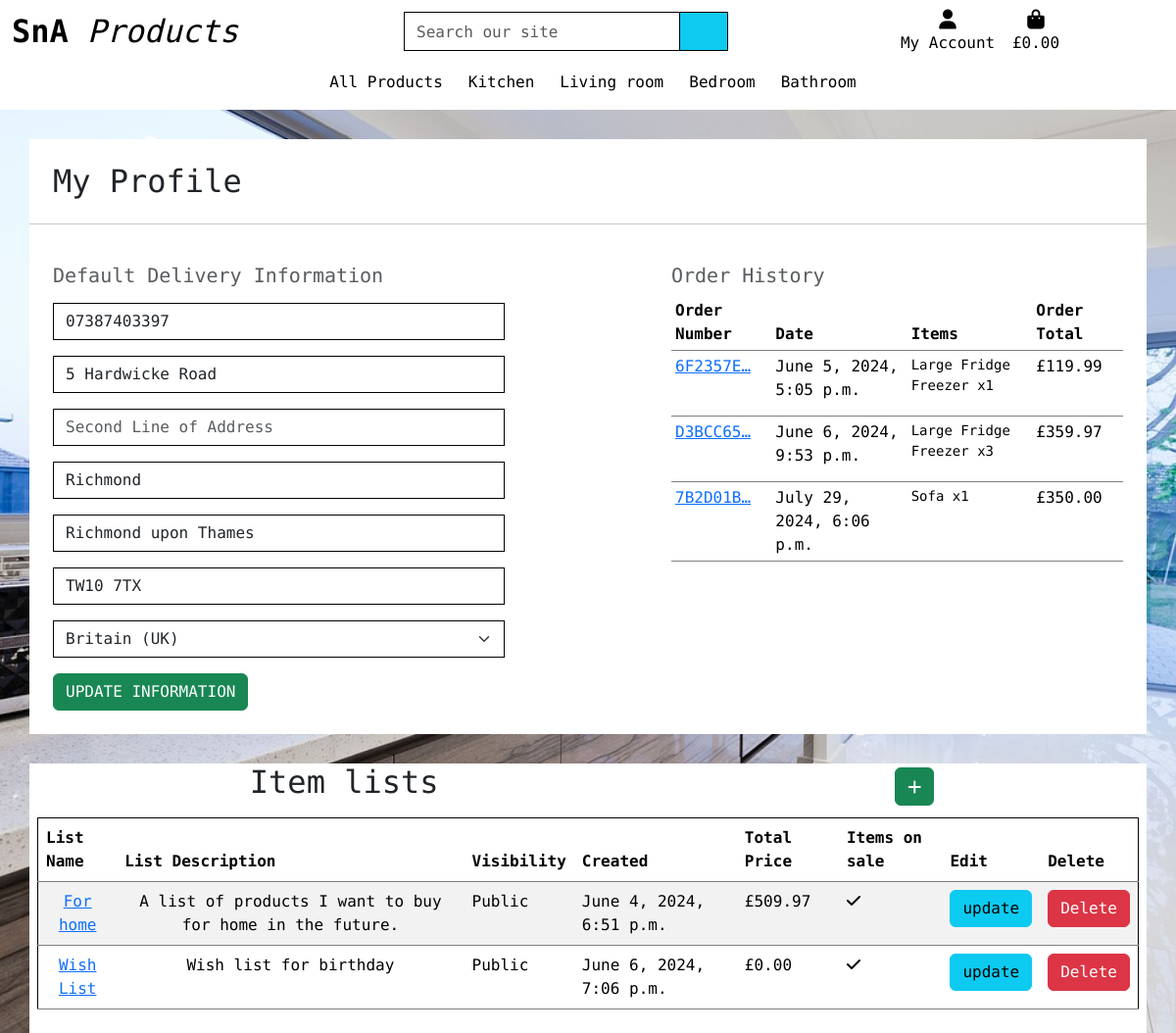
Screenshot of /profile/ (signed in) with the database file from the repository.
### profiles/models.py (models this page shows, shortened)
class UserProfile(models.Model):
    user = models.OneToOneField(User, on_delete=models.CASCADE)
    default_phone_number = models.CharField(max_length=20, null=True, blank=True)
    default_first_line_address = models.CharField(max_length=80, null=True, blank=True)
    default_second_line_address = models.CharField(max_length=80, null=True, blank=True)
    default_town_or_city = models.CharField(max_length=40, null=True, blank=True)
    default_county = models.CharField(max_length=80, null=True, blank=True)
    default_postcode = models.CharField(max_length=20, null=True, blank=True)
    default_country = CountryField(blank_label='Country', null=True, blank=True)

### checkout/models.py (models this page shows, shortened)
class Order(models.Model):
    order_number = models.CharField(max_length=32, null=False, editable=False)
    first_name = models.CharField(max_length=50, null=False, blank=False)
    last_name = models.CharField(max_length=50, null=False, blank=False)
    email = models.EmailField(max_length=254, null=False, blank=False)
    phone_number = models.CharField(max_length=20, null=False, blank=False)
    country = CountryField(blank_label="(select country)")
    first_line_address = models.CharField(max_length=80, null=False, blank=False)
    second_line_address = models.CharField(max_length=80, null=True, blank=True)
    town_or_city = models.CharField(max_length=40, null=False, blank=False)
    county = models.CharField(max_length=80, null=True, blank=True)
    postcode = models.CharField(max_length=20)
    date = models.DateTimeField(auto_now_add=True)
    delivery_cost = models.DecimalField(max_digits=6, decimal_places=2, null=False, default=0)
    order_total = models.DecimalField(max_digits=10, decimal_places=2, null=False, default=0)
    grand_total = models.DecimalField(max_digits=10, decimal_places=2, null=False, default=0)
    original_cart = models.TextField(null=False, blank=False, default='')
    stripe_pid = models.CharField(max_length=254, null=False, blank=False, default='')
    user_profile = models.ForeignKey(UserProfile, on_delete=models.SET_NULL,
                                     null=True, blank=True, related_name='orders')

class OrderLineItem(models.Model):
    order = models.ForeignKey(Order, null=False, blank=False, on_delete=models.CASCADE, related_name='lineitems')
    product = models.ForeignKey(Product, null=False, blank=False, on_delete=models.CASCADE)
    product_size = models.CharField(max_length=2, null=True, blank=True)  # XS, S, M, L, XL
    quantity = models.IntegerField(null=False, blank=False, default=0)
    lineitem_total = models.DecimalField(max_digits=6, decimal_places=2, null=False, blank=False, editable=False)

### products/models.py (models this page shows, shortened)
class Product(models.Model):
    category = models.ForeignKey('Category', limit_choices_to={'type': 1},  null=True, blank=True,
                                 on_delete=models.SET_NULL, default=18)
    sku = models.CharField(max_length=254, unique=True, editable=False)
    name = models.CharField(max_length=254)
    description = models.TextField()
    price = models.DecimalField(max_digits=6, decimal_places=2)
    rating = models.DecimalField(max_digits=6, decimal_places=2, null=True, blank=True)
    image = CloudinaryField('image', default='placeholder')
    has_sizes = models.BooleanField(null=True, blank=True, default=False)

### saved_products/models.py (models this page shows, shortened)
class SavedProductsList(models.Model):
    user = models.ForeignKey(UserProfile, on_delete=models.CASCADE, related_name='saved_items_list')
    name = models.CharField(max_length=100)
    description = models.TextField()
    visible = models.BooleanField(default=False)
    created_at = models.DateTimeField(auto_now_add=True)
    price_total = models.DecimalField(max_digits=10, decimal_places=2, default=0)
    item_on_sale = models.BooleanField(default=False)

### profiles/views.py (the view)
# urls.py: path('', views.profile_view, name="profile"),
@login_required
def profile_view(request):
    profile = get_object_or_404(UserProfile, user=request.user)
    if request.method == 'POST':
        form = UserProfileForm(request.POST, instance=profile)
        if form.is_valid():
            form.save()
            messages.success(request, 'Profile updated successfully')
        else:
            messages.error(request, 'Profile update failed. Please ensure the form is valid.')
    else:
        form = UserProfileForm(instance=profile)
    orders = profile.orders.all()
    saved_items_list = profile.saved_items_list.all()
    context = {
        'form': form,
        'orders': orders,
        'profile': profile,
        'on_profile_page': True,
        'saved_items_list': saved_items_list
    }
    return render(request, 'profiles/profile.html', context)

### profiles/forms.py
class UserProfileForm(forms.ModelForm):
    class Meta:
        model = UserProfile
        exclude = ('user',)
    def __init__(self, *args, **kwargs):
        super().__init__(*args, **kwargs)
        placeholders = {
            'default_phone_number': 'Phone Number',
            'default_postcode': 'Postal Code',
            'default_town_or_city': 'Town or City',
            'default_first_line_address': 'First Line of Address',
            'default_second_line_address': 'Second Line of Address',
            'default_county': 'County',
        }
        self.fields['default_phone_number'].widget.attrs['autofocus'] = True
        for field in self.fields:
            if field != 'default_country':
                if self.fields[field].required:
                    placeholder = f'{placeholders[field]} *'
                else:
                    placeholder = placeholders[field]
                self.fields[field].widget.attrs['placeholder'] = placeholder
            self.fields[field].widget.attrs['class'] = 'border-black rounded-0 profile-form-input'
            self.fields[field].label = False

### profiles/templates/profiles/profile.html (shortened to what this page needs)
{% extends "base.html" %}
{% load crispy_forms_filters %}
{% load static %}
{% block nav-includes %}
{% include 'includes/site-nav.html' %}
{% endblock %}
{% block content %}
<div class="container-md floating_container">
    <div class="row">
        <div class="col">
            <h2 class="logo-font m-4">My Profile</h2>
            <hr>
        </div>
    </div>
    <div class="row d-flex justify-content-between">
        <div class="col-12 col-lg-5 my-4 ms-4">
            <h5 class="text-muted">Default Delivery Information</h5>
            <form class="mt-3 w-100 profile_form" action="{% url 'profile' %}" method="POST" id="profile-update-form">
                {{ form|crispy }}
                <button class="btn btn-success rounded-2 text-uppercase float-right">Update Information</button>
            </form>
        </div>
        <div class="col-12 col-lg-5 my-4 me-4">
            <h5 class="text-muted">Order History</h5>
            <div class="order-history table-responsive">
                <table class="table table-sm table-borderless">
                    <thead>
                        <tr>
                            <th>Order Number</th>
                            <th>Date</th>
                            <th>Items</th>
                            <th>Order Total</th>
                        </tr>
                    </thead>
                    <tbody>
                        {% for order in orders %}
                            <tr>
                                <td>
                                    <a href="{% url 'order_history' order.order_number %}"
                                    title="{{ order.order_number }}">
                                        {{ order.order_number|truncatechars:8 }}
                                    </a>
                                </td>
                                <td>{{ order.date }}</td>
                                <td>
                                    <ul class="list-unstyled">
                                        {% for item in order.lineitems.all %}
                                            <li class="small">
                                                {{ item.product.name }} x{{ item.quantity }}
                                            </li>
                                        {% endfor %}
                                    </ul>
                                </td>
                                <td>£{{ order.grand_total }}</td>
                            </tr>
                        {% endfor %}
                    </tbody>
                </table>
            </div>
        </div>
    </div>
</div>
<div class="container-md floating_container mb-2">
    <div class="row d-flex justify-content-around">
        <h2 class="w-auto"> Item lists </h2>
        <a href="{% url 'create_list' %}" class="btn btn-success w-auto m-1"><i class="fa-solid fa-plus w-auto align-middle"></i></a>
    </div>
    <div class="row">
        <div class="col m-2">
            {% if saved_items_list %}
                <table class="table table-striped border-black">
                    <thead>
                        <tr>
                            <th scope="col">List Name</th>
                            <th scope="col">List Description</th>
                            <th scope="col" class="d-none d-lg-table-cell">Visibility</th>
                            <th scope="col" class="d-none d-lg-table-cell">Created</th>
                            <th scope="col" class="d-none d-lg-table-cell">Total Price</th>
                            <th scope="col" class="d-none d-lg-table-cell">Items on sale</th>
                            <th scope="col">Edit</th>
                            <th scope="col">Delete</th>
                        </tr>
                    </thead>
                    {% for list in saved_items_list.all %}
                    <tr>
                        <td class="text-center"><a href="{% url 'list_detail' list.id %}">{{ list.name }}</a></td>
                        <td class="overflow-x-scroll text-center">{{ list.description }}</td>
                        <td class="d-none d-lg-table-cell">{% if list.visibility == true %} Public {% else %} Private {% endif %}</td>
                        <td class="d-none d-lg-table-cell">{{ list.created_at }}</td>
                        <td class="d-none d-lg-table-cell">£{{ list.price_total }}</td>
                        <td class="d-none d-lg-table-cell">{% if list.items_on_sale == true %} <i class="fa-solid fa-check"></i> {{ list.items_on_sale }}{% else %}<i class="fa-solid fa-circle-xmark"></i> {%  endif %}</td>
                        <td><a class="btn btn-info" href="{% url 'edit_list' list.id %}">update</a></td>
                        <td><a class="btn btn-danger" href="{% url 'delete_list' list.id %}">Delete</a></td>
                    </tr>
                    {% endfor %}
                </table>
            {% else %}
                <h5>No lists yet</h5>
                <div class="d-flex justify-content-center">
                    <a class="btn btn-info w-25 " href="{%  url 'products' %}">Click to add a list</a>
                </div>
            {%  endif %}
        </div>
    </div>
</div>
{% endblock %}

### static/css/style.css (style rules this page uses)
* { max-width: 100vw; }
html { height: 100%; }
body { background: url('/media/background-image.jpg') no-repeat center center fixed; background-size: cover; height: calc(100vh - 164px); font-family: "Encode Sans Expanded", sans-serif; font-weight: 400; font-style: normal; width: 100vw; }
.border-black { border: 1px solid black !important; }
tr { border-bottom: gray 1px solid; }
.profile_form input, .profile_form select { width: 100%; }
.floating_container { background: #fff; margin-top: 30px; padding: unset; }

### rows the page displays
UserProfile: default_phone_number "07387403397", default_first_line_address "5 Hardwicke Road", default_town_or_city "Richmond", default_county "Richmond upon Thames", default_postcode "TW10 7TX", default_country "Britain (UK)"
Order: order_number "6F2357E…", date "June 5, 2024, 5:05 p.m.", grand_total "119.99"
OrderLineItem: product.name "Large Fridge Freezer", quantity "1"
Order: order_number "D3BCC65…", date "June 6, 2024, 9:53 p.m.", grand_total "359.97"
OrderLineItem: product.name "Large Fridge Freezer", quantity "3"
Order: order_number "7B2D01B…", date "July 29, 2024, 6:06 p.m.", grand_total "350.00"
OrderLineItem: product.name "Sofa", quantity "1"
SavedProductsList: name "For home", description "A list of products I want to buy for home in the future.", created_at "June 4, 2024, 6:51 p.m.", price_total "509.97"
SavedProductsList: name "Wish List", description "Wish list for birthday", created_at "June 6, 2024, 7:06 p.m.", price_total "0.00"
